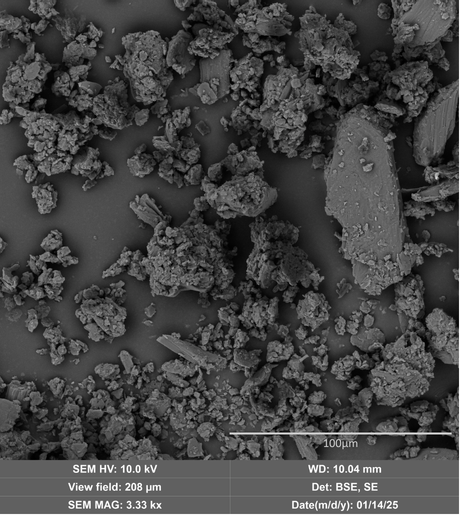
#> input picture GPS - .png, 460 x 515 px, found by its file name
$ python generate_scientific_figure_gps.py
#> lines starting #> are read from the running program, lines starting #| are printed output that depends on the picture
#!/usr/bin/env python3
"""
Genera una figura científica para la micrografía GPS con un histograma semitransparente
superpuesto en la esquina inferior izquierda.
"""

import os
import numpy as np
import matplotlib
matplotlib.use('Agg')
import matplotlib.pyplot as plt
from scipy import stats
from skimage import color, exposure
from PIL import Image

IMAGE_PATH = "/workspaces/imageJ_work/GPS - .png"
DATA_PATH = "/workspaces/imageJ_work/results/gps_particles.csv"
OUTPUT_PATH = "/workspaces/imageJ_work/results/gps_scientific_figure.png"
SAMPLE_NAME = "GPS"
SCALE_LABEL = "100 µm"

os.makedirs(os.path.dirname(OUTPUT_PATH), exist_ok=True)

# Cargar imagen
img = Image.open(IMAGE_PATH).convert('RGB')
#> img is the input picture: PIL image 460x515 RGB; mean R, G, B 68.5, 68.5, 68.5
image = np.array(img)
height, width = image.shape[:2]
#> height = 515; width = 460

# Convertir a escala de grises para visualización científica
gray = color.rgb2gray(image)
gray = (gray * 255).astype(np.uint8)
# Realce moderado conservando la apariencia original
p0, p98 = np.percentile(gray, (1, 98))
#> p0 = 6; p98 = 134
gray_display = exposure.rescale_intensity(gray, in_range=(p0, p98), out_range=(0, 255)).astype(np.uint8)
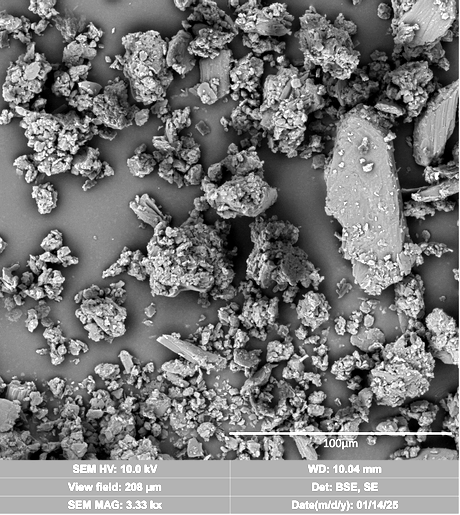
#> gray_display: shape (515, 460); min 0, max 255, mean 121.1

# Cargar datos de tamaño de partículas
if not os.path.exists(DATA_PATH):
    raise FileNotFoundError(f"No se encontró el archivo de datos: {DATA_PATH}")

sizes = []
with open(DATA_PATH, 'r', encoding='utf-8') as f:
#> (reads results/gps_particles.csv from the repository)
    header = f.readline().strip().split(',')
    if 'Diametro_um' not in header and 'Diametro_µm' not in header:
        raise ValueError('El archivo de datos no contiene la columna Diametro_um o Diametro_µm')
    col_index = header.index('Diametro_um') if 'Diametro_um' in header else header.index('Diametro_µm')
    for line in f:
        if not line.strip():
            continue
        parts = line.strip().split(',')
        try:
            sizes.append(float(parts[col_index]))
        except ValueError:
            continue

sizes = np.array(sizes)
if sizes.size == 0:
    raise ValueError('No se encontraron valores de diámetro en el archivo de datos')

# Preparar histograma
bins = max(12, min(40, int(np.sqrt(len(sizes)))))
counts, bin_edges = np.histogram(sizes, bins=bins)
bin_centers = (bin_edges[:-1] + bin_edges[1:]) / 2

# KDE suave
kde = stats.gaussian_kde(sizes)
x_grid = np.linspace(sizes.min(), sizes.max(), 300)
pdf = kde(x_grid)
pdf_scaled = pdf * len(sizes) * (bin_edges[1] - bin_edges[0])

# Detectar barra de escala para marcarla si está presente
scale_line = None
info_fraction = 0.22
crop_y = int(height * info_fraction)
#> crop_y = 113
info_zone = gray_display[height - crop_y:, :]
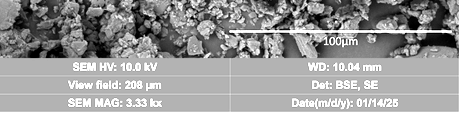
#> info_zone: shape (113, 460); min 0, max 255, mean 150.4
threshold_value = np.mean(info_zone) + np.std(info_zone) * 0.5
#> threshold_value = 181
bright_mask = info_zone > threshold_value
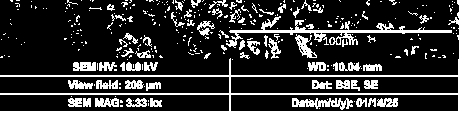
#> bright_mask: shape (113, 460) bool; 19.3% white in thin lines or dots

best_run = 0
best_row = None
best_start = None
best_end = None
max_search_rows = int(info_zone.shape[0] * 0.8)
#> max_search_rows = 90
for row in range(max_search_rows):
    run_start = None
    for col in range(info_zone.shape[1]):
        if bright_mask[row, col]:
            if run_start is None:
                run_start = col
        else:
            if run_start is not None:
                run_length = col - run_start
                if run_length > best_run:
                    best_run = run_length
                    best_row = row
                    best_start = run_start
                    best_end = col
                run_start = None
    if run_start is not None:
        run_length = info_zone.shape[1] - run_start
        if run_length > best_run:
            best_run = run_length
            best_row = row
            best_start = run_start
            best_end = info_zone.shape[1]
#> after the loop, best_end = 460; best_row = 75; best_run = 460; best_start = 0

if best_run >= 40:
    scale_line = {
        'start': best_start,
        'end': best_end,
        'row': height - crop_y + best_row,
        'width': best_end - best_start,
    }

# Crear la figura
fig = plt.figure(figsize=(9, 9), dpi=300)
ax = fig.add_axes([0, 0, 1, 1])
ax.imshow(gray_display, cmap='gray', vmin=0, vmax=255)
ax.axis('off')

# Agregar etiqueta de muestra
label_text = f"Sample: {SAMPLE_NAME}"
ax.text(0.02, 0.96, label_text, transform=ax.transAxes,
        color='white', fontsize=12, fontweight='bold', family='sans-serif',
        va='top', ha='left', bbox=dict(facecolor='black', alpha=0.4, edgecolor='none', pad=3))

# Agregar escala si se detectó
if scale_line is not None:
    y_line = scale_line['row']
#> y_line = 477
    ax.plot([scale_line['start'], scale_line['end']], [y_line, y_line],
            color='yellow', linewidth=4, solid_capstyle='butt')
    ax.text(scale_line['end'] + 10, y_line - 3, SCALE_LABEL,
            color='white', fontsize=9, family='sans-serif', va='bottom', ha='left',
            bbox=dict(facecolor='black', alpha=0.5, edgecolor='none', pad=2))

# Crear histograma en la esquina inferior izquierda
hist_left = 0.06
hist_bottom = 0.06
hist_width = 0.38
hist_height = 0.28
ax_hist = fig.add_axes([hist_left, hist_bottom, hist_width, hist_height], facecolor='none')
bar_color = '#00bcd4'
ax_hist.bar(bin_centers, counts, width=bin_edges[1] - bin_edges[0],
            color=bar_color, alpha=0.45, edgecolor='white', linewidth=0.6)
ax_hist.plot(x_grid, pdf_scaled, color='white', linewidth=2)

ax_hist.set_xlabel('Size (µm)', fontsize=8, fontname='DejaVu Sans')
ax_hist.set_ylabel('Count', fontsize=8, fontname='DejaVu Sans')
ax_hist.tick_params(axis='both', which='major', labelsize=7, colors='white')
ax_hist.set_facecolor('none')
ax_hist.spines['bottom'].set_color('white')
ax_hist.spines['top'].set_color('white')
ax_hist.spines['left'].set_color('white')
ax_hist.spines['right'].set_color('white')
ax_hist.xaxis.label.set_color('white')
ax_hist.yaxis.label.set_color('white')
ax_hist.grid(axis='y', color='white', alpha=0.2, linestyle='--', linewidth=0.4)

# Ajuste de ticks y límites
ax_hist.set_xlim(sizes.min() * 0.95, sizes.max() * 1.05)
ax_hist.set_ylim(0, counts.max() * 1.3)

# Guardar figura
plt.savefig(OUTPUT_PATH, dpi=300, bbox_inches='tight', pad_inches=0.02)
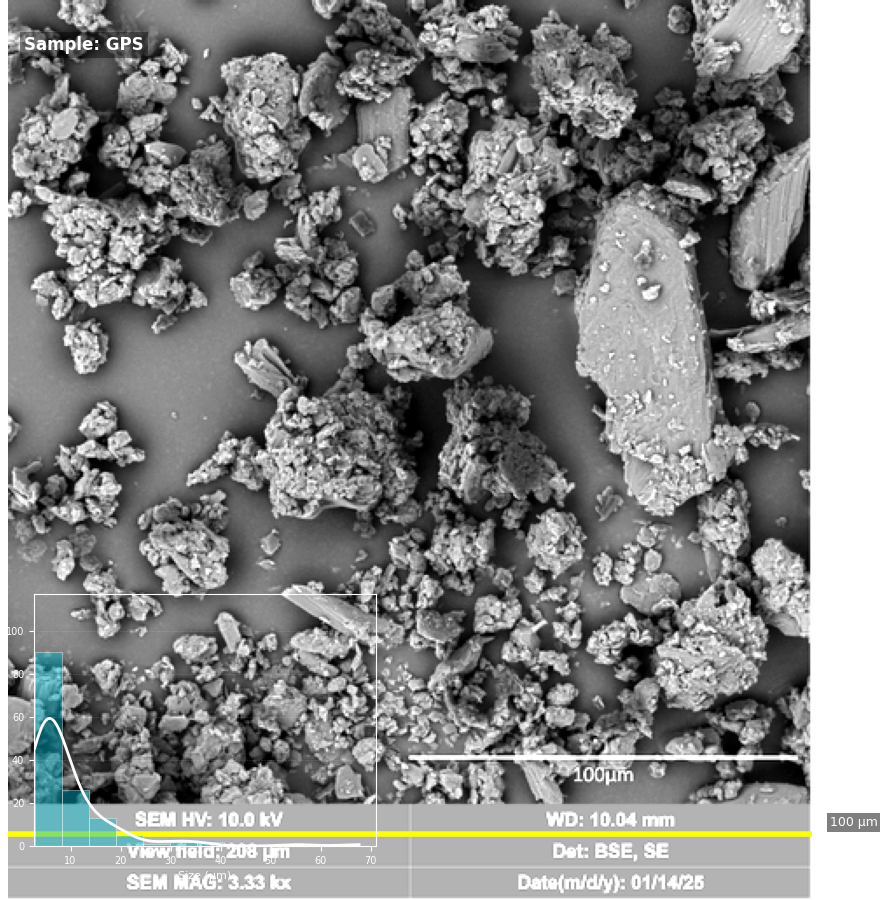
#> figure drawn by matplotlib, 2 panels; panel 2: tallest bar 90 high, from x = 2.83 to 8.24; panel 2: curve peaks at x = 5.87, y = 59.23
plt.close(fig)

print(f"Figura científica generada: {OUTPUT_PATH}")
